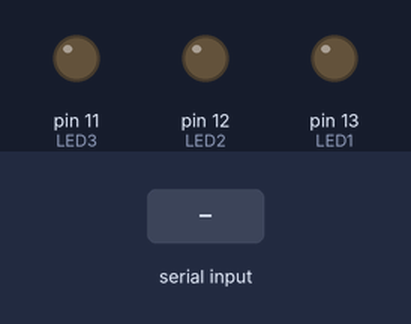
Bench run of a sketch on a simulated Arduino Uno, built with avr-gcc and run on an emulated ATmega328P. Parts: output pins drawn as LEDs (lit = HIGH). Dashed ring = blinking. The inputs (shaded band) are chosen by the test bench.

Above: at 1.2 s.
1.3 s: byte 1 (1) received over Serial
At 2.11 s:
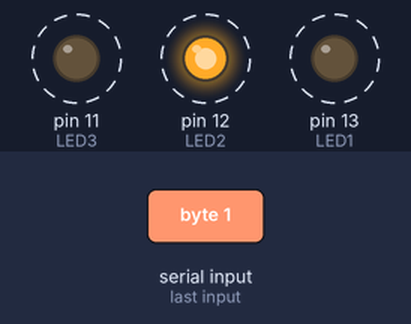
Timing chart, 0 to 10.3 s (numbered marks = the images above; inputs shaded):
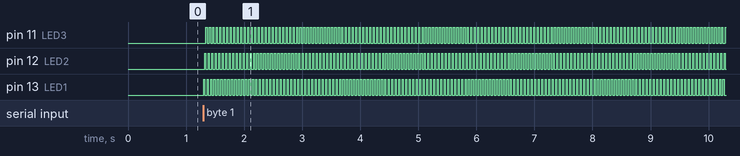

Measured:
- after the input at 1.3 s, pin 11 (LED3), pin 12 (LED2), pin 13 (LED1): alternates HIGH for 0.02 s and LOW for 0.04 s, starting at once

The sketch:

SS9_Youwantlights.ino
```cpp
byte val;
const int LED1 = 13;
const int LED2 = 12;
const int LED3 = 11;
void setup() {
  pinMode(LED1, OUTPUT);
  pinMode(LED2, OUTPUT);
  pinMode(LED3, OUTPUT);
    Serial.begin(9600);
}

void loop() {

if (Serial.available()) { // If data is available to read
    val = Serial.read(); // read it and store it in val
  }
  if (val == 0) { // If 0 received
    digitalWrite(LED1, LOW);
    digitalWrite(LED2, LOW);
        digitalWrite(LED3,LOW);

  }
  else if (val == 1) { // If 1 received
    digitalWrite(LED1, HIGH);
    delay(20);
    digitalWrite(LED1, LOW);
    digitalWrite(LED2, HIGH);
    delay(20);
    digitalWrite(LED2, LOW);
     digitalWrite(LED3, HIGH);
    delay(20);
    digitalWrite(LED3, LOW);
  }
  else if (val == 2) {
    digitalWrite(LED2, HIGH);
    digitalWrite(LED1, LOW);
  }
}
```
